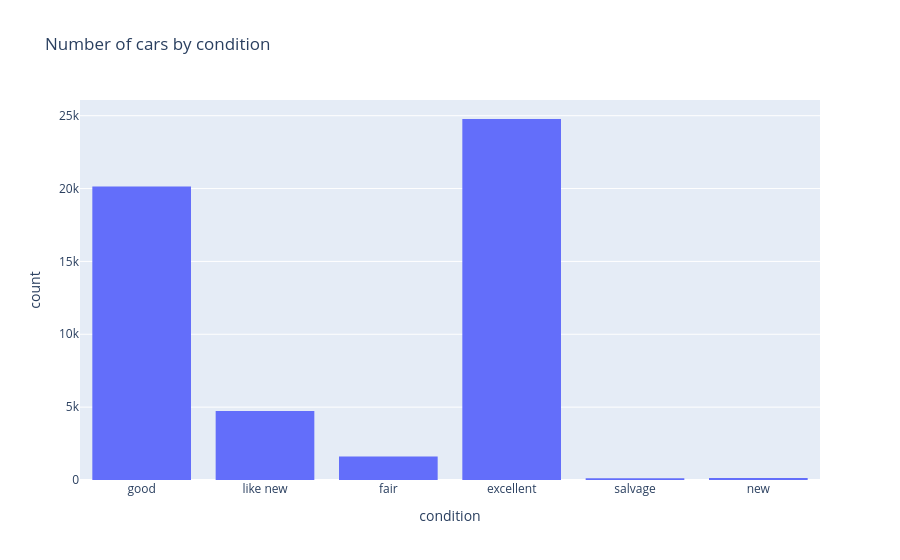

The notebook cell this image was saved under:
### Code cell
#histogram by condition
fig= px.histogram(df, x='condition', title='Number of cars by condition')
fig.show()

### Figure 1 — Plotly figure (JSON) as saved in the notebook; plotly's stock layout.template omitted (floating-point values rounded to 4 significant figures; data arrays with more than 128 entries replaced by an {"elided": "..."} marker saying what was removed)
{"data": [{"bingroup": "x", "hovertemplate": "condition=%{x}<br>count=%{y}<extra></extra>", "legendgroup": "", "marker": {"color": "#636efa", "pattern": {"shape": ""}}, "name": "", "orientation": "v", "showlegend": false, "type": "histogram", "x": {"elided": "51525 str values"}, "xaxis": "x", "yaxis": "y"}], "layout": {"barmode": "relative", "legend": {"tracegroupgap": 0}, "title": {"text": "Number of cars by condition"}, "xaxis": {"anchor": "y", "domain": [0, 1], "title": {"text": "condition"}}, "yaxis": {"anchor": "x", "domain": [0, 1], "title": {"text": "count"}}}}
